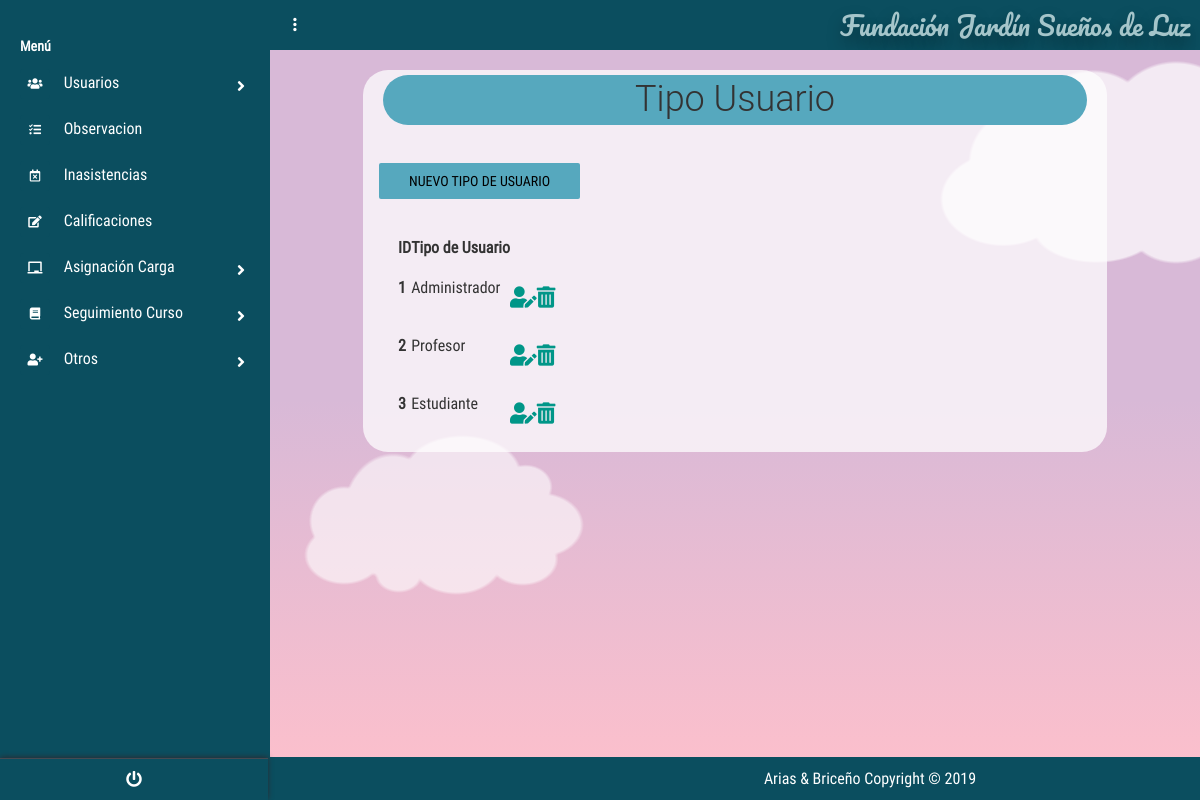
The page /?c=TipoUsuario&a=Index (signed in) on the database its author committed.
### tables this page shows
create table TIPOUSUARIO
(
id_tipoUsuario int PRIMARY KEY auto_increment ,
nombre_Tipo_Usuario varchar (50) not null
);

### controllers/TipoUsuarioController.php (called while the page is built, shortened)
<?php
require_once "./models/TipoUsuarioModel.php";
class TipoUsuarioController{
    public function __CONSTRUCT(){
        $this->mode = new TipoUsuarioModel();
    }
    public function Index(){
        include_once './views/TipoUsuario/TipoUsuarioCon.php';
    }
}

### models/Conexion.php (called while the page is built)
<?php
class Conexion{
    public static function conectar(){
        $PDO = new PDO("mysql:host=localhost;dbname=dbfundacion;charset=utf8","root","");
        $PDO->setAttribute(PDO::ATTR_ERRMODE,PDO::ERRMODE_EXCEPTION);
        return $PDO;
    }
}
?>

### models/TipoUsuarioModel.php (called while the page is built, shortened)
<?php
class TipoUsuarioModel{
    public $CNX;
    public function __construct(){
        try {
            $this->CNX= Conexion::conectar();
        } catch (Exception $e) {
            die($e->getMessage());
        }
    }
    public function listar_TipoUsuario(){
        try {
            $query= "SELECT * from TipoUsuario" ;
            $stm = $this->CNX->prepare($query);
            $stm->execute();
            return $stm->fetchAll(PDO::FETCH_OBJ);
        } catch (Exception $e){
            die($e ->getMessage());
        }
    }
}

### views/TipoUsuario/TipoUsuarioCon.php (the view, shortened to what this page needs)
<!DOCTYPE html>
<html lang="es">
<head>
    <link rel='stylesheet' href='https://cdnjs.cloudflare.com/ajax/libs/twitter-bootstrap/4.1.1/css/bootstrap.css'>
    <link rel='stylesheet' href='https://use.fontawesome.com/releases/v5.0.13/css/all.css'>
    <link rel="stylesheet" href="<?php echo SERVERURL; ?>assets/css/main.css">
    <link rel="stylesheet" href="<?php echo SERVERURL; ?>assets/css/style.css">
    <link rel="stylesheet" href="<?php echo SERVERURL; ?>assets/css/menu_Lateral.css">
    <link rel="stylesheet" href="<?php echo SERVERURL; ?>assets/css/main.css">
    <link href="https://unpkg.com/bootstrap-table@1.18.0/dist/bootstrap-table.min.css" rel="stylesheet">
</head>
<body>
    <?php include "./views/modules/navlateral.php" ?>
    <section class="full-box dashboard-contentPage">
        <?php include "./views/modules/navbar.php" ?>
        <div class="container">
            <div class="titles">
                <h1 class="tituloa ">Tipo Usuario</h1>
                <div class="form-group" id="botones">
                    <a href="?c=TipoUsuario&a=nuevo" class="boton btn btn-info botones">Nuevo Tipo de Usuario</a>
                </div>
            </div>
            <div class="tablas">
            <table id="table" data-toggle="table" data-height="auto" data-search="true" data-show-refresh="false"
                data-show-columns="true" data-buttons-toolbar=".buttons-toolbar">
                <thead">
                    <tr>
                        <th data-field="ID">ID</th>
                        <th data-field="TipoUsuario">Tipo de Usuario</th>
                        <th data-field="editar"></th>
                        <th data-field="eliminar"></th>
                    </tr>
                <tbody>
                    <?php foreach ($this->mode->listar_TipoUsuario() as $k ) : ?>
                    <tr>
                        <th data-field="ID" scope="row"><?php echo $k->id_tipoUsuario; ?></th>
                        <td data-field="TipoUsuario"><?php echo $k->nombre_Tipo_Usuario; ?></td>
                        <th data-field="editar">
                            <div class="form-group" id="botones">
                                <a href="?c=TipoUsuario&a=nuevo&id_tipoUsuario=<?php echo $k->id_tipoUsuario;?>"  class="fas fa-user-edit fa-lg " ></a>
                            </div>
                        </th>
                        <th data-field="eliminar">
                        <div class="form-group" id="botones">
                                <a onclick="javascript:return confirm('¿Desea eliminar el registro?');
                                " href="?c=tipoUsuario&a=g_eliminar_TipoUsuario&id_tipoUsuario=<?php echo $k->id_tipoUsuario;?>"
                                 class="fas fa-trash-alt fa-lg"></a>
                            </div>
                        </th>
                    </tr>
                    <?php endforeach; ?>
                </tbody>
            </table>
</div>
        </div>
        <?php include "./views/modules/fondo_Form.php" ?>
    </section>
</body>
</html>

### assets/css/main.css (style rules this page uses)
body, html { background-color: #0b4e5f; width: 100%; height: 100%; margin: 0; padding: 0; position: relative; font-size: 16px; font-family: 'RobotoCondensed'; overflow: hidden; }
.full-box { margin: 0; padding: 0; width: 100%; box-sizing: border-box; }
.container { background-color: rgba(255, 255, 255, 0.726); margin-top:20px; border-radius:25px; width:80%; }
.tablas,h1 { margin:20px }
h1 { text-align: center; padding: 5px; margin: 5px; }
form .btn, .botones { background-color: #56a8be; border-color: #56a8be; }
.tituloa { background-color: #56a8be; border-color: #56a8be; border-radius: 1em; }
.dashboard-sideBar, .dashboard-contentPage { position: absolute; top: 0; height: 100%; transition: all .3s ease-in-out; }
.dashboard-contentPage { right: 0; z-index: 1; padding-left: 270px; }
.btn:not(.btn-raised).btn-info, .input-group-btn .btn:not(.btn-raised).btn-info { color: #000000; }

### assets/css/menu_Lateral.css (style rules this page uses)
body { font-size: 0.9rem; }

### views/modules/fondo_Form.php (style rules this page uses)
html { box-sizing: border-box; }
*, *:before, *:after { box-sizing: inherit; }
body { margin: 0; background: linear-gradient(#d8b9d7 50%, #ffc0cb); min-height: 100vh; display: flex; justify-content: center; align-items: center; overflow: hidden; position: relative; }

### rows shown on the page
tipousuario: id_tipoUsuario "1", nombre_Tipo_Usuario "Administrador"
tipousuario: id_tipoUsuario "2", nombre_Tipo_Usuario "Profesor"
tipousuario: id_tipoUsuario "3", nombre_Tipo_Usuario "Estudiante"

### other values the page prints
NOMBREPROYECTO "Fundación Jardín Sueños de Luz"
